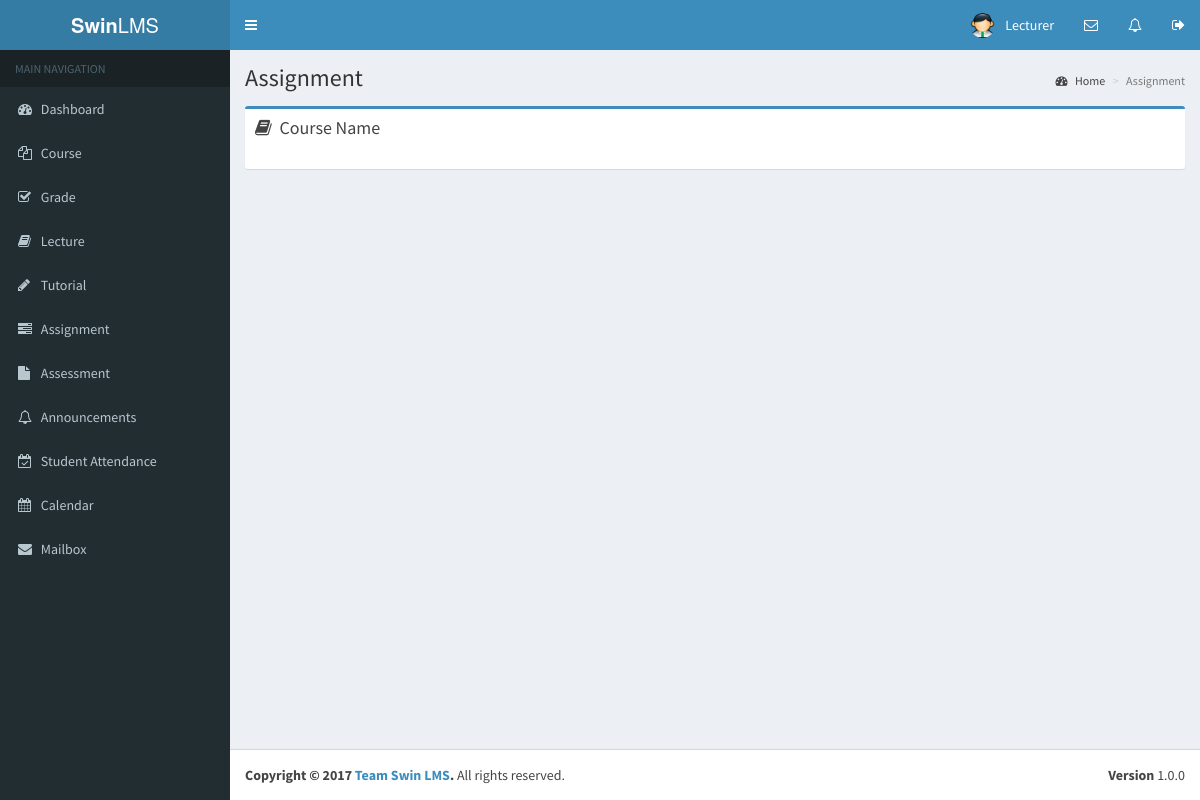
/lecturer/assignment.php, run on an earlier commit of the app's database.
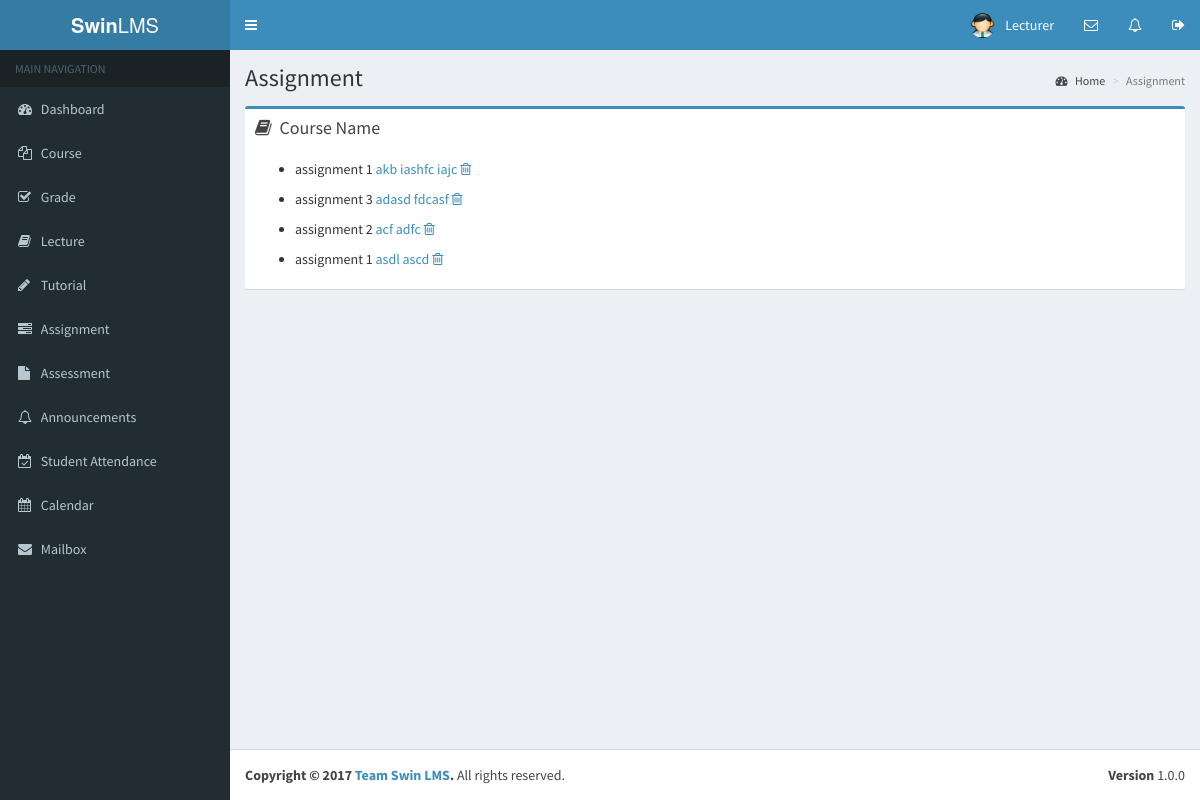
And on a later commit of the database.
### tables this page shows
CREATE TABLE `assignment` (
  `id` int(11) NOT NULL,
  `unit_id` int(11) NOT NULL,
  `title` varchar(45) NOT NULL,
  `file` varchar(100) DEFAULT NULL,
  `description` varchar(50) NOT NULL,
  `type` varchar(30) DEFAULT NULL,
  `size` int(11) DEFAULT NULL
);

### lecturer/assignment.php (the view, shortened to what this page needs)
<!DOCTYPE html>
<html>
    <?php include_once('first.php') ?>
    <body class="hold-transition skin-blue sidebar-mini">
    <?php include_once('header.php')?>
    <?php include_once('sidebar.php') ?>
        <div class="content-wrapper">
            <section class="content-header">
                <h1>
                    Assignment
                </h1>
                <ol class="breadcrumb">
                    <li><a href="dashboard.php"><i class="fa fa-dashboard"></i> Home</a></li>
                    <li class="active">Assignment</li>
                </ol>
            </section>
            <section class="content">
                <div class="row">
                    <section class="col-lg-12">
                        <div class="box box-primary">
                            <div class="box-header">
                                <i class="fa fa-book"></i>
                                <h3 class="box-title">Course Name</h3>
                            </div>
                            <div class="box-body">
                                <?php
                                    $sql="SELECT * FROM assignment";
                                    $result_set=mysql_query($sql);
                                    while($row=mysql_fetch_array($result_set))
                                    {
                                ?>
                                <ul class="course-list">
                                    <li>
                                        <?php echo $row['title'] ?>
                                        <a href="upload/uploads/<?php echo $row['file'] ?>" target="_blank"><?php echo $row['description'] ?></a>
                                        <a href="assignment/remove.php?id=<?php echo $row['id'] ?>" class="delete-button"><i class="fa fa-trash-o"></i></a>
                                    </li>
                                </ul>
                                <?php
                                    }
                                ?>
                            </div>
                        </div>
                    </section>
                </div>
            </section>
        </div>
    <?php include_once('footer.php') ?>
    </body>
</html>

What changed in the data, as far as the page shows it:
added assignment: title "assignment 1", description "akb iashfc iajc"
added assignment: title "assignment 3", description "adasd fdcasf"
added assignment: title "assignment 2", description "acf adfc"
added assignment: title "assignment 1", description "asdl ascd"
